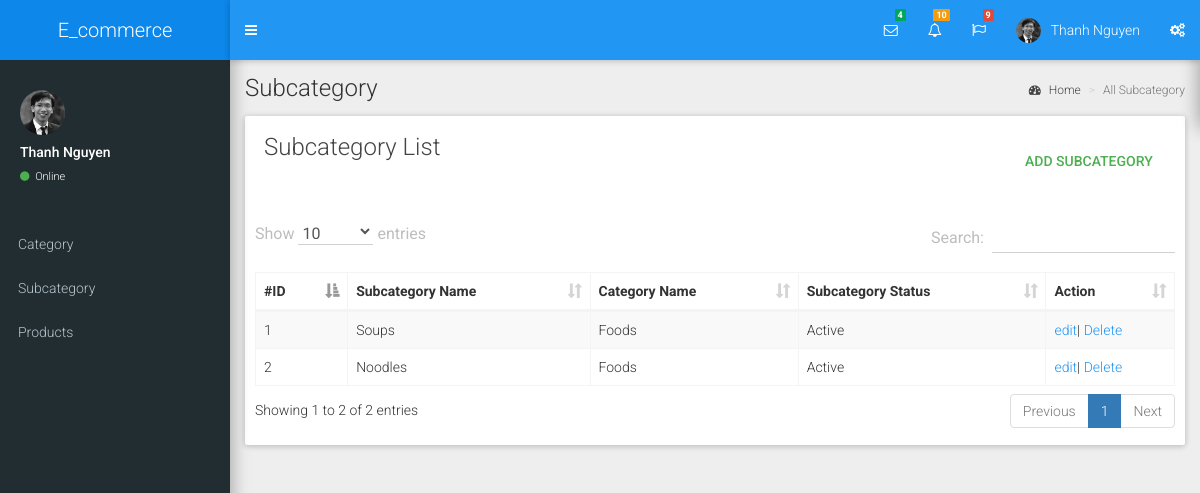
Screenshot of /index.php/subcategory with the database file from the repository.
### tables this page shows
CREATE TABLE `tbl_subcategory` (
  `subcategory_id` int(11) NOT NULL,
  `category_id` int(11) NOT NULL,
  `subcategory_name` varchar(100) NOT NULL,
  `subcategory_status` enum('0','1') NOT NULL,
  `created_date` timestamp NOT NULL DEFAULT CURRENT_TIMESTAMP ON UPDATE CURRENT_TIMESTAMP
);

CREATE TABLE `tbl_category` (
  `category_id` int(11) NOT NULL,
  `category_name` varchar(255) NOT NULL,
  `category_status` enum('0','1') NOT NULL,
  `created_date` timestamp NOT NULL DEFAULT CURRENT_TIMESTAMP
);

### application/controllers/Subcategory.php (called while the page is built, shortened)
<?php
class Subcategory extends CI_Controller {
public function index()
{
	$this->load->model('Common_model');
	$data['subcategory'] = $this->Common_model->fetch_data('tbl_subcategory');
	$this->load->view('admin/header');
	$this->load->view('admin/sidebar');
	$this->load->view('subcategory/view_subcategory',$data);
	$this->load->view('admin/footer');
}
}

### index.php (called while the page is built, shortened)
<?php
require_once BASEPATH.'core/CodeIgniter.php';

### application/models/Common_model.php (called while the page is built, shortened)
<?php
class Common_model extends CI_Model{
function fetch_data($table){
	if($table=='tbl_subcategory')
	{
		$this->db->select('tbl_category.category_name,tbl_subcategory.*');
		$this->db->join('tbl_category', 'tbl_category.category_id = tbl_subcategory.category_id');
	}
	return $this->db->get($table)->result();
}
}
?>

### application/views/subcategory/view_subcategory.php (the view, shortened to what this page needs)
 <div class="content-wrapper">
   <section class="content-header">
     <h1>Subcategory</h1>
     <ol class="breadcrumb">
       <li><a href="<?= base_url('admin/dashboard'); ?>"><i class="fa fa-dashboard"></i> Home</a></li>
       <li class="active">All Subcategory</li>
     </ol>
   </section>
   <section class="content">
     <div class="row">
       <div class="col-xs-12">
         <div class="box">
           <div class="box-header">
             <h3 class="box-title">Subcategory List</h3>
             <a href="<?= base_url('subcategory/add_subcategory'); ?>" class="btn btn-success pull-right">Add Subcategory</a>
           </div>
           <div class="box-body">
             <table id="example1" class="table table-bordered table-striped">
               <thead>
               <tr>
                 <th>#ID</th>
<th>Subcategory Name</th>
                 <th>Category Name</th>
 <th>Subcategory Status</th>
                 <th>Action</th>
               </tr>
               </thead>
               <tbody>
               <?php $i=1; foreach($subcategory as $value){ ?>
               <tr>
                 <td><?= $i; ?></td>
  <td><?= $value->subcategory_name; ?></td>
                 <td><?= $value->category_name; ?></td>
                 <td><?php if($value->subcategory_status==1){ echo 'Active'; }else{ echo 'Inactive'; }  ?></td>
                 <td><a href="<?= base_url('subcategory/edit_subcategory/'.$value->subcategory_id); ?>">edit</a>| <a href="<?= base_url('subcategory/delete_subcategory/'.$value->subcategory_id); ?>">Delete</a></td>
               </tr>
               <?php $i++; } ?>
               </tbody>
             </table>
           </div>
         </div>
       </div>
     </div>
   </section>
 </div>

### rows the page displays
tbl_subcategory: subcategory_name "Soups", category.category_name "Foods", subcategory_status "Active"
tbl_subcategory: subcategory_name "Noodles", category.category_name "Foods", subcategory_status "Active"
